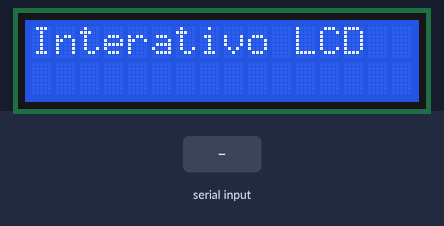
A program run on a simulated Arduino Uno, built with avr-gcc and run on an emulated ATmega328P. Shown: 16×2 character LCD. The inputs (shaded band) are chosen by the test bench. What the program prints to the serial monitor is not drawn.

Above: at 1.3 s.
1.4 s: "2\n" received over Serial
At 2.5 s:
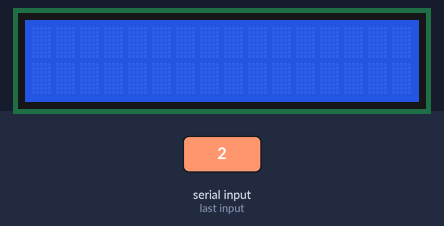
2.9 s: "3\n" received over Serial
At 3.6 s:
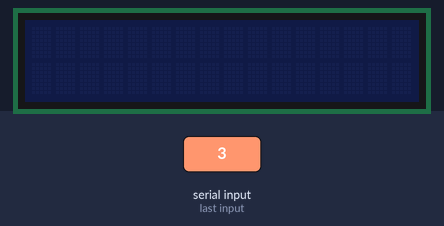
4.4 s: "1\n" received over Serial
5.9 s: "4\n" received over Serial
At 7.2 s:
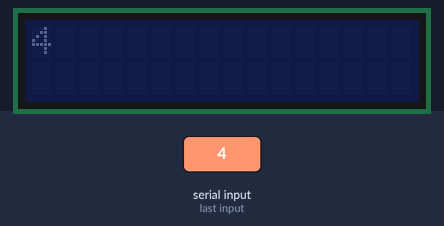
Timing chart, 0 to 8.4 s (numbered marks = the images above; inputs shaded):
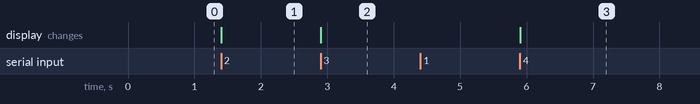

The program:

main.cpp
```cpp
#include <Arduino.h>
#include <Wire.h>
#include <LiquidCrystal_I2C.h>

// Inicializa o LCD I2C (endereço 0x27, 16 colunas, 2 linhas)
LiquidCrystal_I2C lcd(0x27, 16, 2);

void setup() {
  lcd.init();
  lcd.backlight();
  lcd.setCursor(0, 0);
  lcd.print("Interativo LCD");
  Serial.begin(9600);
  Serial.println("Bem-vindo ao menu interativo do LCD!");
  Serial.println("Comandos disponíveis:");
  Serial.println("1 - Mensagem personalizada");
  Serial.println("2 - Limpar tela");
  Serial.println("3 - Apagar backlight");
  Serial.println("4 - Ligar backlight");
}

void loop() {
  if (Serial.available() > 0) {
    String comando = Serial.readStringUntil('\n');
    comando.trim();

    if (comando == "1") {
      Serial.println("Digite sua mensagem (máx 32 caracteres):");
      while (Serial.available() == 0) {
        // Aguarda entrada do usuário
      }
      String mensagem = Serial.readStringUntil('\n');
      mensagem.trim();
      lcd.clear();
      lcd.setCursor(0, 0);
      lcd.print(mensagem.substring(0, 16));
      if (mensagem.length() > 16) {
        lcd.setCursor(0, 1);
        lcd.print(mensagem.substring(16, 32));
      }
      Serial.println("Mensagem exibida no LCD!");
    }
    else if (comando == "2") {
      lcd.clear();
      Serial.println("Tela do LCD limpa.");
    }
    else if (comando == "3") {
      lcd.noBacklight();
      Serial.println("Backlight do LCD apagado.");
    }
    else if (comando == "4") {
      lcd.backlight();
      Serial.println("Backlight do LCD ligado.");
    }
    else {
      Serial.println("Comando inválido. Tente novamente.");
    }
  }
}
```

Measured:
- after the input at 1.4 s, the display: changes at once (image 1)
- after the input at 2.9 s, the display: changes at once (image 2)
- after the input at 4.4 s, every drawn part: stays the same
- after the input at 5.9 s, the display: changes at once (image 3)
